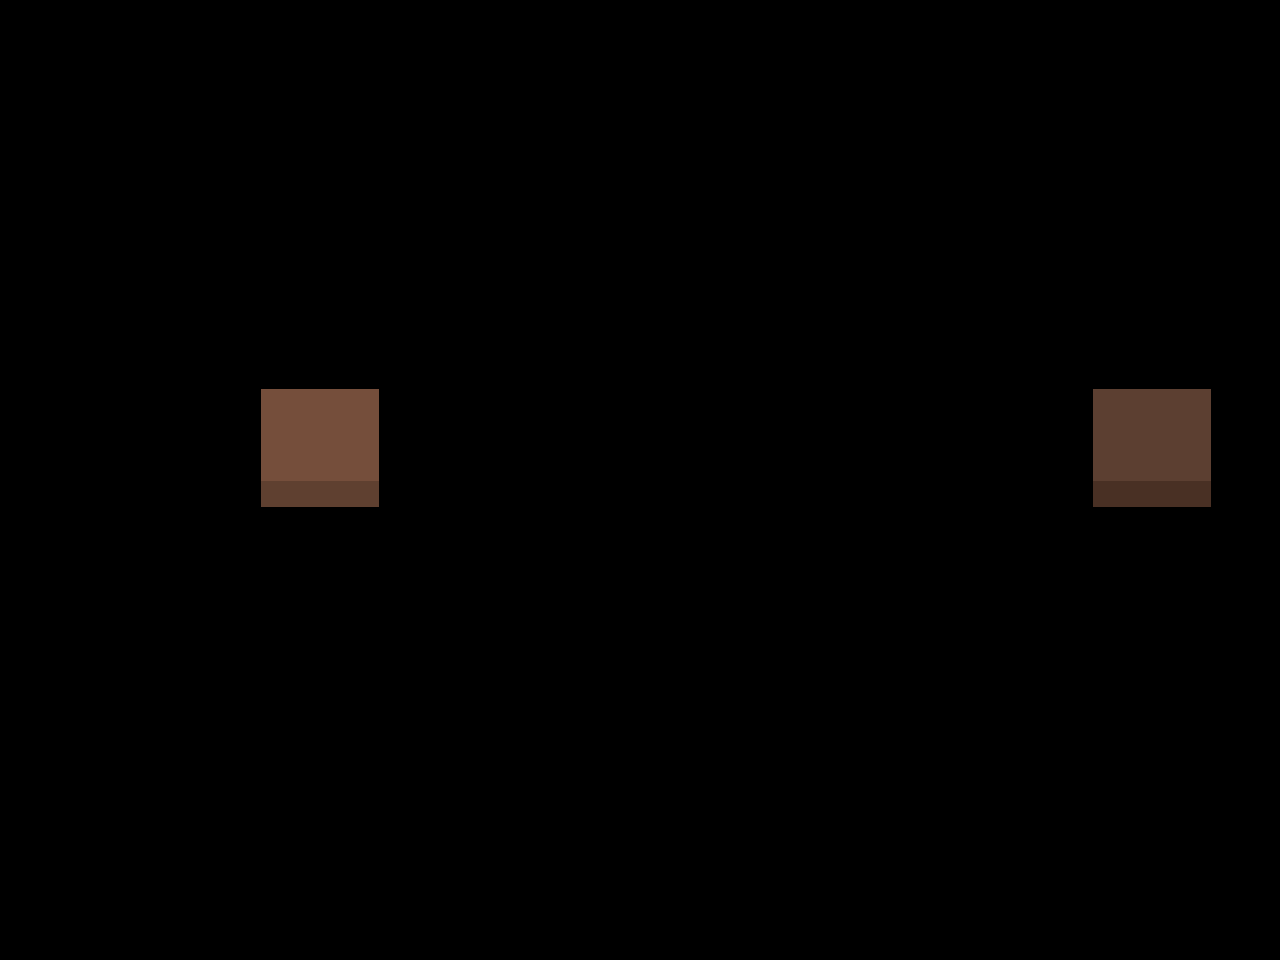

This game map was drawn from its Tiled (.tmx) file and the tilesets committed beside it. A one-line description and the full map source follow:
An orthogonal 20x15 tile map with 64x64 px tiles, 1 tile layer (Слой тайлов 2) and 6 objects (4x spawn, 2x solid).

<map version="1.5" tiledversion="1.7.2" orientation="orthogonal" renderorder="left-up" width="20" height="15" tilewidth="64" tileheight="64" infinite="0" nextlayerid="5" nextobjectid="30">
 <editorsettings>
  <chunksize width="64" height="64" />
 </editorsettings>
 <tileset firstgid="1" name="tileset" tilewidth="64" tileheight="64" tilecount="50" columns="10">
  <image source="../image/tileset.png" width="640" height="320" />
 </tileset>
 <objectgroup id="2" name="Слой объектов 1">
  <object id="13" type="solid" x="256" y="384" width="128" height="128" />
  <object id="17" type="solid" x="1088" y="384" width="128" height="128" />
  <object id="26" name="SpawnBall0" type="spawn" x="288" y="800" width="64" height="64" />
  <object id="27" name="SpawnHole0" type="spawn" x="288" y="96" width="64" height="64" />
  <object id="28" name="SpawnBall1" type="spawn" x="930" y="800" width="64" height="64" />
  <object id="29" name="SpawnHole1" type="spawn" x="930" y="96" width="64" height="64" />
 </objectgroup>
 <layer id="4" name="Слой тайлов 2" width="20" height="15">
  <data>
   <tile />
   <tile />
   <tile />
   <tile />
   <tile />
   <tile />
   <tile />
   <tile />
   <tile />
   <tile />
   <tile />
   <tile />
   <tile />
   <tile />
   <tile />
   <tile />
   <tile />
   <tile />
   <tile />
   <tile />
   <tile />
   <tile />
   <tile />
   <tile />
   <tile />
   <tile />
   <tile />
   <tile />
   <tile />
   <tile />
   <tile />
   <tile />
   <tile />
   <tile />
   <tile />
   <tile />
   <tile />
   <tile />
   <tile />
   <tile />
   <tile />
   <tile />
   <tile />
   <tile />
   <tile />
   <tile />
   <tile />
   <tile />
   <tile />
   <tile />
   <tile />
   <tile />
   <tile />
   <tile />
   <tile />
   <tile />
   <tile />
   <tile />
   <tile />
   <tile />
   <tile />
   <tile />
   <tile />
   <tile />
   <tile />
   <tile />
   <tile />
   <tile />
   <tile />
   <tile />
   <tile />
   <tile />
   <tile />
   <tile />
   <tile />
   <tile />
   <tile />
   <tile />
   <tile />
   <tile />
   <tile />
   <tile />
   <tile />
   <tile />
   <tile />
   <tile />
   <tile />
   <tile />
   <tile />
   <tile />
   <tile />
   <tile />
   <tile />
   <tile />
   <tile />
   <tile />
   <tile />
   <tile />
   <tile />
   <tile />
   <tile />
   <tile />
   <tile />
   <tile />
   <tile />
   <tile />
   <tile />
   <tile />
   <tile />
   <tile />
   <tile />
   <tile />
   <tile />
   <tile />
   <tile />
   <tile />
   <tile />
   <tile />
   <tile />
   <tile />
   <tile />
   <tile />
   <tile />
   <tile />
   <tile gid="11" />
   <tile gid="13" />
   <tile />
   <tile />
   <tile />
   <tile />
   <tile />
   <tile />
   <tile />
   <tile />
   <tile />
   <tile />
   <tile />
   <tile gid="14" />
   <tile gid="16" />
   <tile />
   <tile />
   <tile />
   <tile />
   <tile />
   <tile gid="31" />
   <tile gid="33" />
   <tile />
   <tile />
   <tile />
   <tile />
   <tile />
   <tile />
   <tile />
   <tile />
   <tile />
   <tile />
   <tile />
   <tile gid="34" />
   <tile gid="36" />
   <tile />
   <tile />
   <tile />
   <tile />
   <tile />
   <tile gid="8" />
   <tile gid="10" />
   <tile />
   <tile />
   <tile />
   <tile />
   <tile />
   <tile />
   <tile />
   <tile />
   <tile />
   <tile />
   <tile />
   <tile gid="8" />
   <tile gid="10" />
   <tile />
   <tile />
   <tile />
   <tile />
   <tile />
   <tile />
   <tile />
   <tile />
   <tile />
   <tile />
   <tile />
   <tile />
   <tile />
   <tile />
   <tile />
   <tile />
   <tile />
   <tile />
   <tile />
   <tile />
   <tile />
   <tile />
   <tile />
   <tile />
   <tile />
   <tile />
   <tile />
   <tile />
   <tile />
   <tile />
   <tile />
   <tile />
   <tile />
   <tile />
   <tile />
   <tile />
   <tile />
   <tile />
   <tile />
   <tile />
   <tile />
   <tile />
   <tile />
   <tile />
   <tile />
   <tile />
   <tile />
   <tile />
   <tile />
   <tile />
   <tile />
   <tile />
   <tile />
   <tile />
   <tile />
   <tile />
   <tile />
   <tile />
   <tile />
   <tile />
   <tile />
   <tile />
   <tile />
   <tile />
   <tile />
   <tile />
   <tile />
   <tile />
   <tile />
   <tile />
   <tile />
   <tile />
   <tile />
   <tile />
   <tile />
   <tile />
   <tile />
   <tile />
   <tile />
   <tile />
   <tile />
   <tile />
   <tile />
   <tile />
   <tile />
   <tile />
   <tile />
   <tile />
   <tile />
   <tile />
   <tile />
   <tile />
   <tile />
   <tile />
   <tile />
   <tile />
   <tile />
   <tile />
   <tile />
   <tile />
   <tile />
   <tile />
   <tile />
   <tile />
   <tile />
   <tile />
   <tile />
   <tile />
   <tile />
   <tile />
   <tile />
   <tile />
   <tile />
   <tile />
   <tile />
   <tile />
   <tile />
   <tile />
   <tile />
   <tile />
   <tile />
  </data>
 </layer>
</map>
